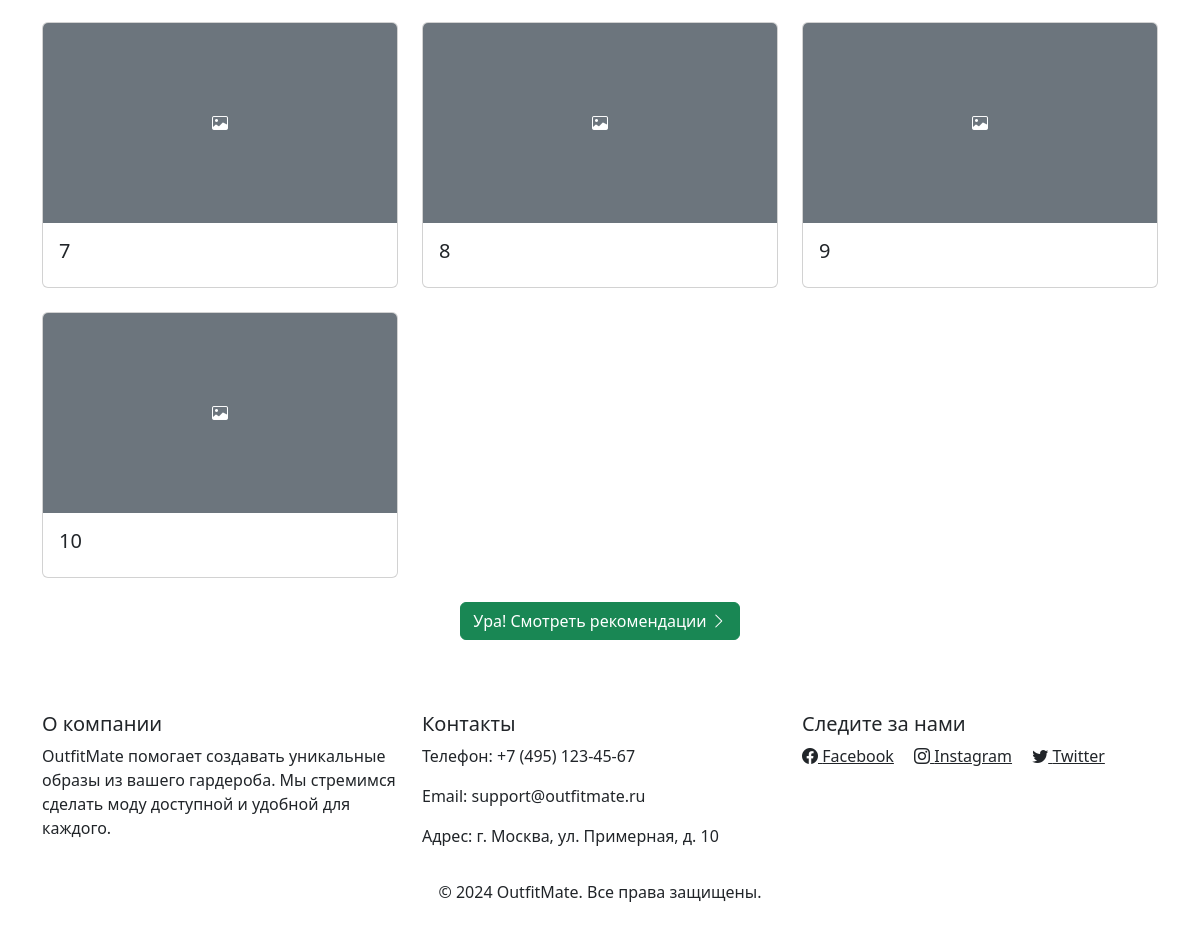
/choose-item/ (lower part), run on an earlier commit of the app's database.
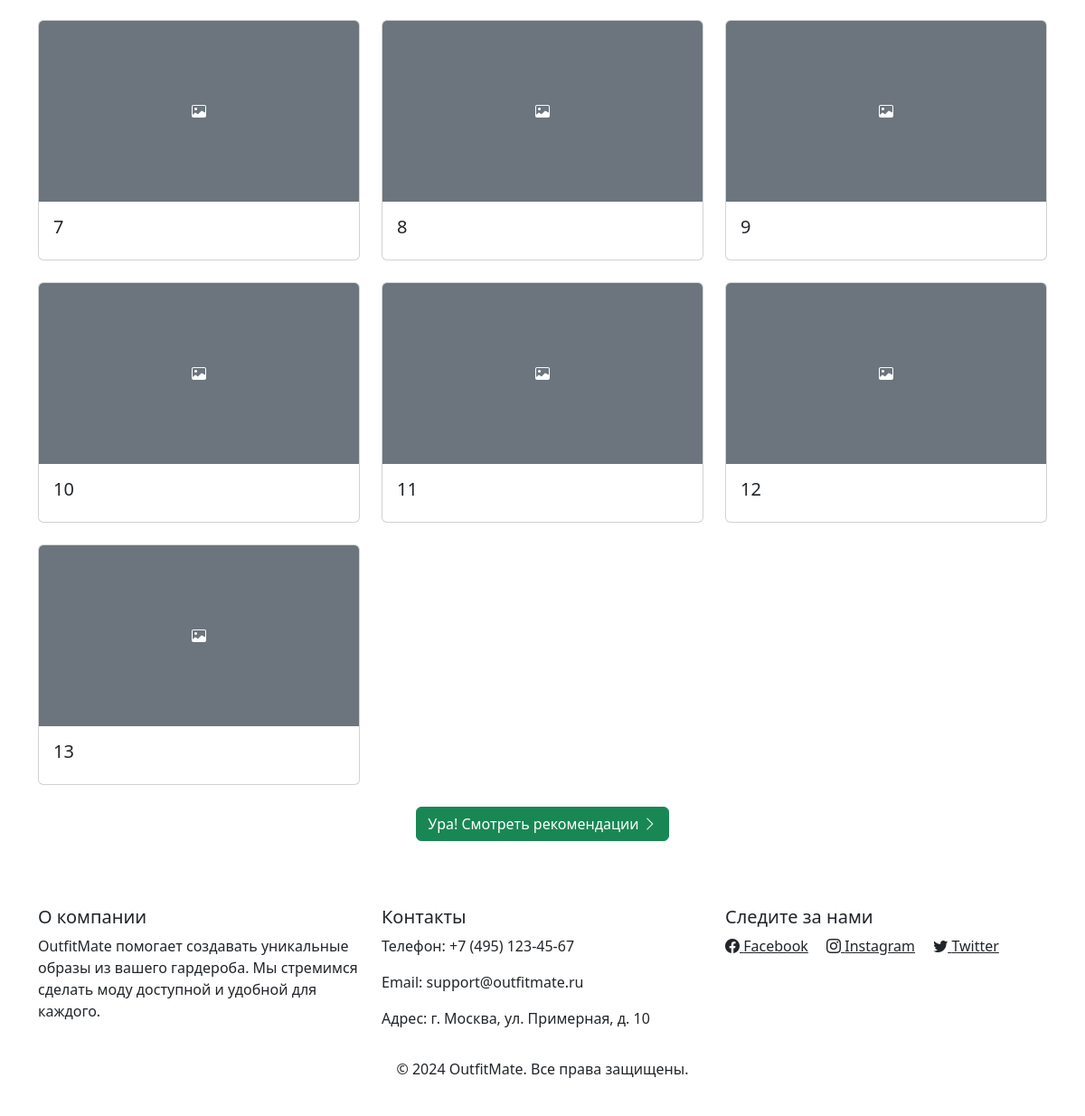
And on a later commit of the database.
### outfit/models.py (models this page shows, shortened)
class Item(models.Model):
    name = models.CharField(max_length=100, verbose_name='Название вещи')
    filters = models.ManyToManyField('Category', related_name='foods', verbose_name='Категория', blank=True)
    image = models.ImageField(upload_to='items/', verbose_name='Изображение вещи', blank=True, null=True)
    description = models.TextField(verbose_name='Описание', blank=True, null=True)
    class Meta:
        verbose_name = 'Вещь'
        verbose_name_plural = 'Вещи'

### outfit/views.py (the view)
# urls.py: path('choose-item/', views.wardrobe_welcome, name='wardrobe_welcome'),
def wardrobe_welcome(request):
    items = Item.objects.all()
    selected_items = request.session.get('selected_items', [])
    context = {
        'items': items,
        'selected_items': selected_items,
    }
    return render(request, 'item_picker.html', context)

### outfit/templates/item_picker.html (shortened to what this page needs)
{% extends 'base.html' %}
{% load static %}
{% block content %}
<main id="body">
    <section id="wardrobe-welcome" class="container mb-5">
        <div class="suggested-items-container">
            <div class="row row-cols-1 row-cols-sm-2 row-cols-md-3 g-4">
                {% for item in items %}
                <div class="col">
                    <div class="card h-100 item-card {% if item.id|stringformat:"s" in selected_items %}selected{% endif %}" data-item-id="{{ item.id }}">
                        <div class="card-img-container position-relative">
                            {% if item.image %}
                                <img src="{{ item.image.url }}" class="card-img-top object-fit-cover" alt="{{ item.name }}" style="height: 200px;">
                            {% else %}
                                <div class="card-img-top bg-secondary text-white d-flex align-items-center justify-content-center" style="height: 200px;">
                                    <i class="bi bi-image"></i>
                                </div>
                            {% endif %}
                        </div>
                        <div class="card-body d-flex flex-column justify-content-between">
                            <h5 class="card-title">{{ item.name }}</h5>
                        </div>
                    </div>
                </div>
                {% endfor %}
            </div>
        </div>
        <section class="mt-4 text-center">
            <a class="btn btn-success"
            href="{% url 'recommendations' %}" id="recommendation-link">
             Ура! Смотреть рекомендации <i class="bi bi-chevron-right"></i>
            </a>
        </section>
    </section>
</main>
{% endblock %}

### outfit/templates/base.html (shortened to what this page needs)
{% load static %}
<!DOCTYPE html>
<html lang="ru">
<head>
    <link rel="preload" href="https://cdn.jsdelivr.net/npm/bootstrap@5.3.3/dist/css/bootstrap.min.css" as="style" onload="this.onload=null;this.rel='stylesheet'">
    <link rel="preload" href="https://cdn.jsdelivr.net/npm/bootstrap-icons@1.11.3/font/bootstrap-icons.min.css" as="style" onload="this.onload=null;this.rel='stylesheet'">
    <link rel="stylesheet" href="{% static 'css/main.css' %}">
</head>
<body>
    {% block content %}
    {% endblock %}
    {% include 'nav/footer.html' %}
</body>
</html>

### outfit/templates/nav/footer.html
<footer class="bg-body text-dark mt-5">
    <div class="container py-4">
        <div class="row">
            <div class="col-md-4">
                <h5>О компании</h5>
                <p>OutfitMate помогает создавать уникальные образы из вашего гардероба. Мы стремимся сделать моду доступной и удобной для каждого.</p>
            </div>
            <div class="col-md-4">
                <h5>Контакты</h5>
                <p>Телефон: +7 (495) 123-45-67</p>
                <p>Email: support@outfitmate.ru</p>
                <p>Адрес: г. Москва, ул. Примерная, д. 10</p>
            </div>
            <div class="col-md-4">
                <h5>Следите за нами</h5>
                <a href="#" class="text-dark me-3"><i class="bi bi-facebook"></i> Facebook</a>
                <a href="#" class="text-dark me-3"><i class="bi bi-instagram"></i> Instagram</a>
                <a href="#" class="text-dark"><i class="bi bi-twitter"></i> Twitter</a>
            </div>
        </div>
        <div class="text-center mt-3">
            <p>© 2024 OutfitMate. Все права защищены.</p>
        </div>
    </div>
</footer>

### staticfiles/css/main.css (style rules this page uses)
:root { --primary-color: rgba(42, 165, 96, 0.58); --primary-color-hover: rgba(42, 165, 96, 0.9); }
.card-img-container { position: relative; }

What changed in the data, as far as the page shows it:
added Item: name "11"
added Item: name "12"
added Item: name "13"
